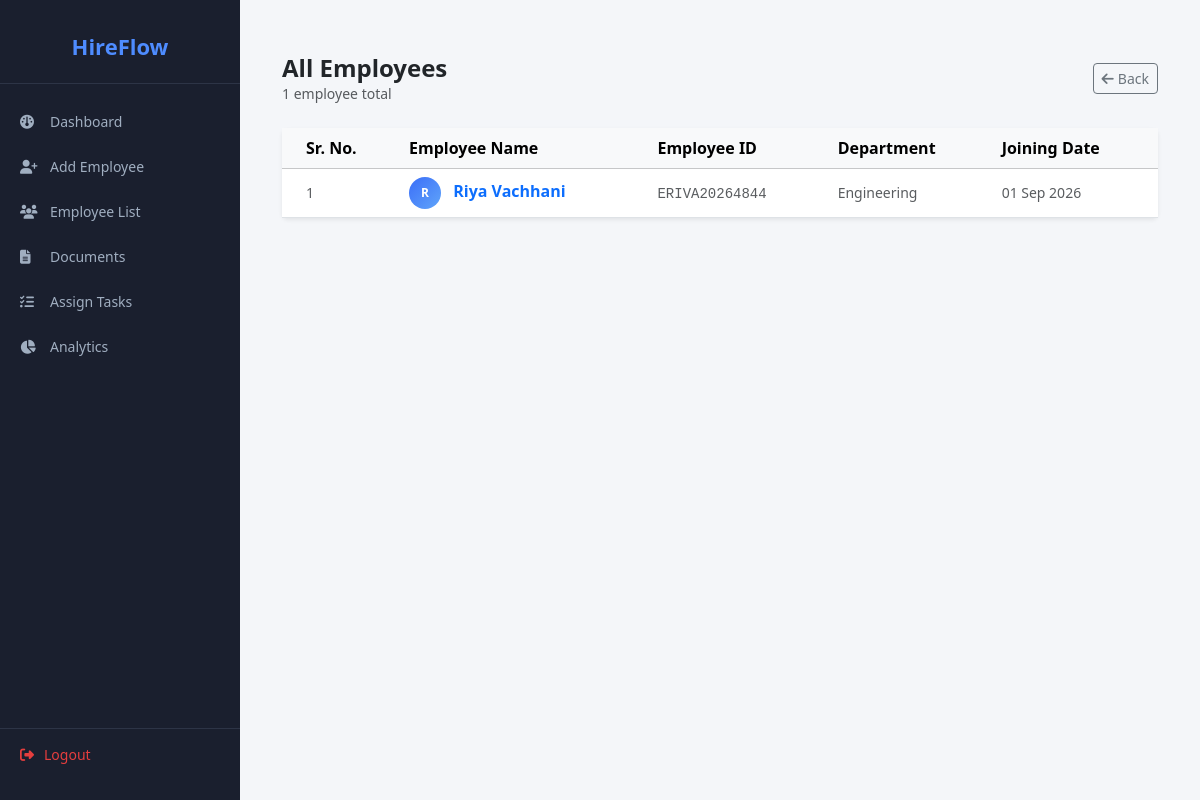
Screenshot of /hr/dash/employees/ (signed in) with the database file from the repository.
### accounts/models.py (models this page shows, shortened)
class Employee(models.Model):
    ROLE_CHOICES = [
        ('HR', 'HR'),
        ('EMPLOYEE', 'Employee'),
    ]
    STATUS_CHOICES = [
        ('onboarding', 'Onboarding'),
        ('active', 'Active'),
        ('inactive', 'Inactive'),
    ]
    user = models.OneToOneField(User, on_delete=models.CASCADE)
    employee_id = models.CharField(max_length=20, unique=True)
    role = models.CharField(max_length=10, choices=ROLE_CHOICES)
    full_name = models.CharField(max_length=100)
    email = models.EmailField(unique=True)
    phone = models.CharField(max_length=15, blank=True)
    department = models.CharField(max_length=100, blank=True)
    position = models.CharField(max_length=100, blank=True)
    joining_date = models.DateField(null=True, blank=True)
    status = models.CharField(max_length=20, choices=STATUS_CHOICES, default='onboarding')
    resume = models.FileField(upload_to='resumes/', blank=True, null=True)
    skills = models.TextField(blank=True)
    onboarding_progress = models.IntegerField(default=0)

### onboarding/views.py (the view)
    def wrapper(request, *args, **kwargs):
        if not request.user.is_authenticated:
            return redirect('/')
        try:
            Employee.objects.get(user=request.user, role='HR')
        except Employee.DoesNotExist:
            return redirect('/')
        return view_func(request, *args, **kwargs)

### onboarding/context_processors.py (called while the page is built)
def user_role(request):
    is_hr       = False
    is_employee = False
    if request.user.is_authenticated:
        try:
            emp         = Employee.objects.get(user=request.user)
            is_hr       = emp.role == 'HR'
            is_employee = emp.role == 'EMPLOYEE'
        except Employee.DoesNotExist:
            pass
    return {'is_hr': is_hr, 'is_employee': is_employee}

### onboarding/views.py (called while the page is built)
def hr_required(view_func):
    def wrapper(request, *args, **kwargs):
        if not request.user.is_authenticated:
            return redirect('/')
        try:
            Employee.objects.get(user=request.user, role='HR')
        except Employee.DoesNotExist:
            return redirect('/')
        return view_func(request, *args, **kwargs)
    return wrapper

@hr_required
def dash_employees(request):
    employees = Employee.objects.filter(role='EMPLOYEE').order_by('full_name').values(
        'id', 'full_name', 'employee_id', 'joining_date', 'department'
    )
    return render(request, 'dash_employees.html', {'employees': employees})

### templates/dash_employees.html (shortened to what this page needs)
{% extends "base.html" %}
{% block content %}
<div class="container py-4">
  <div class="d-flex align-items-center justify-content-between mb-4">
    <div>
      <h4 class="fw-bold mb-0">All Employees</h4>
      <p class="text-muted small mb-0">{{ employees|length }} employee{{ employees|length|pluralize }} total</p>
    </div>
    <a href="/hr/dashboard/" class="btn btn-outline-secondary btn-sm"><i class="fa fa-arrow-left me-1"></i>Back</a>
  </div>
  <div class="card border-0 shadow-sm">
    <div class="table-responsive">
      <table class="table table-hover align-middle mb-0">
        <thead class="table-light">
          <tr>
            <th class="ps-4">Sr. No.</th>
            <th>Employee Name</th>
            <th>Employee ID</th>
            <th>Department</th>
            <th>Joining Date</th>
          </tr>
        </thead>
        <tbody>
          {% for emp in employees %}
          <tr>
            <td class="ps-4 text-muted small">{{ forloop.counter }}</td>
            <td>
              <a href="/hr/employee/{{ emp.id }}/" class="text-decoration-none fw-semibold">
                <span class="me-2 d-inline-flex align-items-center justify-content-center rounded-circle text-white fw-bold"
                      style="width:32px;height:32px;font-size:12px;background:linear-gradient(135deg,#3b6ef8,#60a5fa);">
                  {{ emp.full_name|first|upper }}
                </span>
                {{ emp.full_name }}
              </a>
            </td>
            <td><code class="text-muted">{{ emp.employee_id }}</code></td>
            <td class="text-muted small">{{ emp.department|default:"—" }}</td>
            <td class="text-muted small">{{ emp.joining_date|date:"d M Y"|default:"—" }}</td>
          </tr>
          {% empty %}
          <tr><td colspan="5" class="text-center text-muted py-5">No employees found.</td></tr>
          {% endfor %}
        </tbody>
      </table>
    </div>
  </div>
</div>
{% endblock %}

### templates/base.html (style rules this page uses)
body { display: flex; min-height: 100vh; background: #f4f6f9; }

### rows the page displays
Employee: full_name|first "R", full_name "Riya Vachhani", employee_id "ERIVA20264844", department "Engineering", joining_date "01 Sep 2026"

### other values shown
{{ employees|length }} "1"
